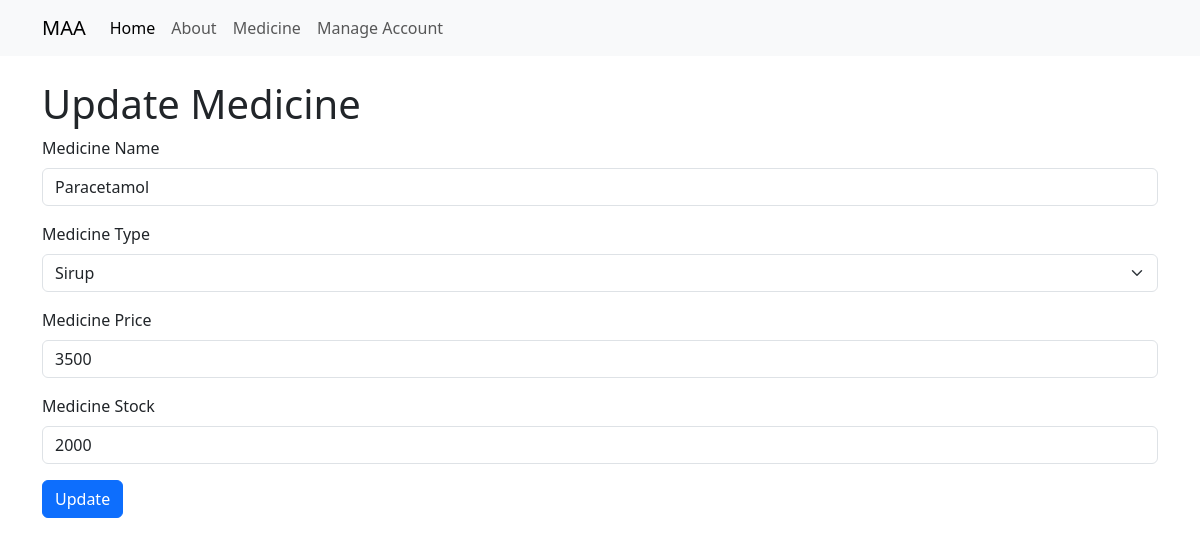
The page /medicine/update-medicine/2/ on the database its author committed.
### medicine/models.py (models this page shows, shortened)
class Medicine(models.Model):
    class MedicineType(models.TextChoices):
        KAPSUL = 'kapsul', 'Kapsul'
        SIRUP = 'sirup', 'Sirup'
        TABLET = 'tablet', 'Tablet'
    medicine_name = models.CharField(max_length=100)
    medicin_type = models.CharField(
        max_length=10,
        choices=MedicineType.choices,
        default=MedicineType.KAPSUL
    )
    medicine_price = models.IntegerField()
    medicine_stock= models.IntegerField()

### medicine/views.py (the view, shortened to what this page needs)
# urls.py: path('update-medicine/<int:id>/', views.update_medicine, name='update_medicine'),
def update_medicine(request, id):
    medicine = get_object_or_404(Medicine, id=id)
    return render(request, 'medicine/updateMedicine.html', {'medicine': medicine})

### medicine/templates/medicine/updateMedicine.html (shortened to what this page needs)
{% extends "layout.html" %}
{% block content %}
<h1>Update Medicine</h1>
<form method="POST">
    <div class="mb-3">
        <label for="medicine_name" class="form-label">Medicine Name</label>
        <input type="text" class="form-control" id="medicine_name" name="medicine_name" value="{{ medicine.medicine_name }}" required>
    </div>
    <div class="mb-3">
        <label for="medicin_type" class="form-label">Medicine Type</label>
        <select class="form-select" id="medicin_type" name="medicin_type" required>
            <option value="sirup" {% if medicine.medicin_type == 'sirup' %}selected{% endif %}>Sirup</option>
        </select>
    </div>
    <div class="mb-3">
        <label for="medicine_price" class="form-label">Medicine Price</label>
        <input type="number" class="form-control" id="medicine_price" name="medicine_price" value="{{ medicine.medicine_price }}" required>
    </div>
    <div class="mb-3">
        <label for="medicine_stock" class="form-label">Medicine Stock</label>
        <input type="number" class="form-control" id="medicine_stock" name="medicine_stock" value="{{ medicine.medicine_stock }}" required>
    </div>
    <button type="submit" class="btn btn-primary">Update</button>
</form>
{% endblock %}

### rows shown on the page
Medicine: medicine_name "Paracetamol", medicin_type "Sirup", medicine_price "3500", medicine_stock "2000"
